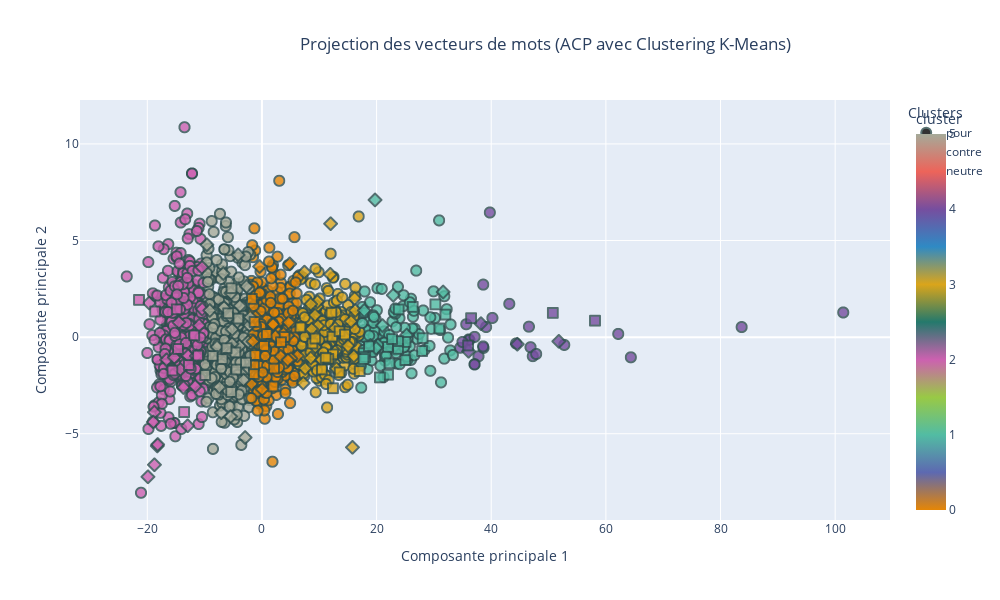

Source (notebook cell):
### Code cell
import plotly.express as px
from sklearn.decomposition import PCA
from sklearn.preprocessing import StandardScaler
from sklearn.cluster import KMeans

# Normalisation des vecteurs
scaler = StandardScaler()
vectors_normalized = scaler.fit_transform(proposition_vectors)

# Réduction des vecteurs à 2 dimensions (ACP)
pca = PCA(n_components=2)
word_vectors_2d = pca.fit_transform(vectors_normalized)

# Appliquer le clustering K-Means
n_clusters = 6  
kmeans = KMeans(n_clusters=n_clusters, random_state=42)
cluster = kmeans.fit_predict(word_vectors_2d)
data['cluster'] = cluster

# Préparer les données pour le graphique
df1 = pd.DataFrame(word_vectors_2d, columns=['PC1', 'PC2'])
df1['propositions'] = data['Proposition']  # Ajouter les propositions correspondantes
df1['cluster'] = cluster
df1['cluster'] = kmeans.labels_  # Ajouter les labels des clusters
df1['vote'] = data['Catégorie']
df1['proposition_vectors'] = data['mean_vector']
# Créer le graphique interactif
fig = px.scatter(
    df1, 
    x='PC1', 
    y='PC2',
    symbol = 'vote',
    color='cluster',  # Utiliser les clusters pour la coloration
    hover_name='propositions',  # Afficher le mot lors du survol
    title="Projection des vecteurs de mots (ACP avec Clustering K-Means)",
    labels={'PC1': 'Composante principale 1', 'PC2': 'Composante principale 2','vote':'Avis des citoyens'},
    color_continuous_scale=px.colors.qualitative.Vivid,  # Choisir une palette de couleurs
    category_orders={"cluster": [str(i) for i in range(n_clusters)]},
    width = 1000,
    height = 600
)

# Personnaliser les points
fig.update_traces(marker=dict(size=10, opacity=0.8, line=dict(width=2, color='DarkSlateGrey')))

# Ajouter un titre pour la légende des clusters
fig.update_layout(
    legend_title="Clusters",
    title_x=0.3  # Centrer le titre
)


# Afficher le graphique
fig.show()

#df1.to_csv("D:/Gbaki 2A/Projet statistique/propositions_clusters.csv", index=False)

### Figure 1 — Plotly figure (JSON) as saved in the notebook; plotly's stock layout.template omitted (floating-point values rounded to 4 significant figures; data arrays with more than 128 entries replaced by an {"elided": "..."} marker saying what was removed)
{"data": [{"hovertemplate": "<b>%{hovertext}</b><br><br>Avis des citoyens=pour<br>Composante principale 1=%{x}<br>Composante principale 2=%{y}<br>cluster=%{marker.color}<extra></extra>", "hovertext": {"elided": "1736 str values"}, "legendgroup": "pour", "marker": {"color": {"elided": "1736 int values"}, "coloraxis": "coloraxis", "line": {"color": "DarkSlateGrey", "width": 2}, "opacity": 0.8, "size": 10, "symbol": "circle"}, "mode": "markers", "name": "pour", "showlegend": true, "type": "scattergl", "x": {"elided": "1736 float values"}, "xaxis": "x", "y": {"elided": "1736 float values"}, "yaxis": "y"}, {"hovertemplate": "<b>%{hovertext}</b><br><br>Avis des citoyens=contre<br>Composante principale 1=%{x}<br>Composante principale 2=%{y}<br>cluster=%{marker.color}<extra></extra>", "hovertext": ["Il faut raccourcir les vacances scolaires pour introduire des activités culturelles et sportives", "Il faut un remboursement total ou partielle des licences de sport par la sécurité social ", "Il faut transformer 3h de travail (sur les 35h) en 3h de sport obligatoire au travail", "Il faut interdire les JO qui sont profondément discriminants : les billets et logements sont hors de prix pour la majorité des gens", "Il faut être obligé d'adhérer à une association pendant les études (sportive, artistique...) et s'inspirer des usa", "Il faut faciliter l'accès au clubs et associations en remboursant par la sécurité sociale et les mutuelles les abonnements ou licences", "Il faut instaurer des heures de sport obligatoires dans les entreprises.", "Il faut une prise en charge par la sécurité sociale des adhésions dans les clubs et associations sportives avec un contrôle de présence", "Il faut que cela soit rembourser au moins en partie, par le sécurité sociale, ou une aide conséquente par l'employeur", "Il faut le rendre obligatoire à l'école, après la classe : 1 heure par jour a minima. Et idem pour les adultes après le travail ", "Il faudrait que les smartphones se bloquent après une heure d'utilisation et se débloquent après 10 minutes d'activité.", "Il faut annuler les JO et utiliser l'argent pour des équipements de proximité et des encadrants payés correctement", "Il faut des clubs gratuits. ", "Il faut interdire les jeux olympiques : c’est polluants et réservés à une élite bourgeoise. ", "Il faut faciliter l'accès aux clubs ou associations sportives en remboursant par la sécurité sociale et les mutuelles les abonnements", "Il faut imposer sur les 35 heures qu’il y ait une heure de sport financé par les employeurs sur le temps de travail.", "Il faut que les entreprises, associations, sociétés, etc. rendent obligatoire une activité sportive 30 minutes par jour", "Il faut s’inspirer du système militaire avec la mise en place de la pratique sportive sur le temps de travail.", "Il faut rembourser par la CPAM les inscriptions à des clubs de sport. Des personnes sportives sont des personnes en meilleur santé", "Il faut une participation financière pour ceux qui font leurs trajets quotidiens a vélo (sauf VAE car ils bénéficient déjà d'aide a l'achat)", "Il faut récompenser financièrement les Français qui font 10 000 pas/jour système points, tickets ciné resto etc ou à partir d'un nbre de pas", "Il faut rendre le sport obligatoire. 2H/semaine payées par l'Etat via carte numérique activable à partir de 30 min sport.", "Il faut rendre les activités physiques remboursées par la sécurité sociale.", "Il faut mettre en place un échauffement matinal physique tous les matins pour toutes la population", "Il faut démocratiser la pratique sportive sur les lieux de travail des gens en instaurant une pause de 2h entre midi et deux.", "Il faut des écrans publicitaires ou l’on peut voir défiler diverses pratiques sportives, leurs bienfaits, sous fond musical, dans la rue. ", "Il faut initier la mise en forme collective dans les entreprises, le matin avant de prendre son poste et le soir avant de partir", "Il faut 1 abonnement gratuit/an à un club de sport ou d'activité physique de son choix.", "Il faut passer à des semaines de 32h et à des week-ends de 3 jours", "Il faut empêcher les gens de travailler dimanche et ouvrir les installations sportives pour la pratique du sport", "Il faut pouvoir payer son ticket de bus en faisant 20 squats, comme à Cluj (Roumanie) ? Bus gratuit pour les personnes handicapées/âgées.", "Il faut pour les emplois non physiques une heure de sport le matin avant la prise de poste.", "Il faut que les massages (chinois, thaï) puissent être pris en charge au même titre que l'ostéopathie. Bénéfique pour la récupération/stress", "Il faut construire dans tous les quartiers urbains et villages des piscines publiques naturelles, dans des serres végétales, à eau recyclée", "Il faut développer des \"cours de sport en plein air nocturnes\" avec des équipements lumineux.", "Il faut à partir de 40 ans une participation de la sécurité sociale pour une pratique sportive dans un club", "Il faut élargir massivement les possibilités de nager en site naturel toute l’année et en accès libre (lacs, canaux, etc.).", "Il faut allier salle de sports et jeux vidéos, rendre cela ludique !", "Il faut initier les français aux jeux sportifs en réalité virtuelle et équiper les établissements de type EPHAD.", "Il faut rémunérer les sportifs qui participent à des événements de promotion du sport dans les communes ou les régions", "Il faut renforcer les incitations aux pratiques sportives pour la santé par un crédit d'impôts plafonné pour l'emploi d'un coach", "Il faut que les collectivités financent des coachs qui aident les familles volontaires à améliorer leur comportement (activité, repas…).", "Il faut retirer les parkings de dépose des enfants proches écoles-collèges, pour redonner l'autonomie des déplacements à pieds ou vélo.", "Il faut stopper les jeux olympiques, c'est une hérésie !", "Il faut que ce soit obligatoire pour les enfant de 5 à 12 ans d'être inscrit dans une association afin de pratiquer une activité physique", "Il faut sacraliser le sport au collège et lycée, avec un coef fort et noter la performance autant que la démonstration d'esprit d'équipe.", "Il faut moins de restriction vestimentaire pour les pratiques en compétition tant que cela nuit pas à la discipline elle même ex : voile", "Il faut une application qui permettrait de gagner du temps d’écran en échange d’activité physique que les parents programmeraient. ", "Il faut créer des créneaux horaires réservés aux activités sportives dans les parcs.", "Il faut que le coup de l'activité sportive puisse être prise en charge/remboursée par l'employeur, la sécurité sociale", "Il faut arrêter de confondre sport et activité physique, l'un est une absurdité délétère, l'autre est indispensable.", "Il faut obliger chaque club à avoir une équipe handisport pour chaque activité", "Il faut supprimer/diminuer les remboursements des médicaments des personnes qui pourraient se soigner grâce à l'activité physique.", "Il faut valoriser les notes des élèves sportifs (extra-scolaire) afin de motiver les autres à la pratique régulière d’un sport en fédération", "Il faut proposer aux magasins de sport des rayons pour des articles de pratique sportive, promotion permanente annuelle", "Il faut la rendre obligatoire afin de beneficier de soins médicaux", "Il faut des collaborations avec des influenceurs pour promouvoir un mode de vie actif.", "Il faut créer des défis sportifs basés sur les réseaux sociaux pour encourager la participation en ligne et hors ligne.", "Il faut rendre les inscriptions gratuites dans les clubs de sport en compensant cette gratuité par des subventions publiques", "Il faut que les éducateurs sportifs soient remboursés par la sécurité sociale.", "Il faut proposer un prix littéraire pour récompenser les livres pour apprendre un sport ou pour avoir une activité physique.", "Il faut inciter fiscalement à prendre un coach sportif personnel", "Il faut permettre aux employeurs de payer mieux ceux qui sont actifs en sport que les sédentaires.Des employés en forme sont plus avantageux", "Il faut donner une place aux transidentités au sein du sport et intégrer ce sujet dans l’ensemble des réflexions liées au sport", "Il faut payer une nounou aux familles monoparentales pour libérer du temps au parent pour pratiquer une activité sportive, 1fois par semaine", "Il faut interdire tous les véhicules à moteur et supprimer des places de parking dans les centres villes pour inciter les citoyens à marcher", "Il faut faire des zones défis au travail: chaise contre le mur, panier basket...", "Il faut taxer lourdement les loisirs statiques (jeux vidéo, streaming etc) pour inciter à choisir des loisirs sportifs, et financer ceux ci.", "Il faut inscrire la pratique d’une activité physique quotidienne dans la Constitution", "Il faut mettre en place des programmes de réalité virtuelle pour découvrir de nouveaux sports.", "Il faut faire dans les rues et les parcs des sortes de chasses aux trésors et collecter ainsi des bons de reductions, places de concerts...", "Il faut interdire les jeux olympiques, surtout en France.", "Il faut créer des bornes de pointage dans les villes pour la marche à pied mesurant les distances et encourageant les progrès", "Il faut rendre gratuits les places aux JO pour les licenciés", "Il faut imposer à l’entreprise du sport dans le temps de travail ! Il faut accepter de déjeuner en travaillant pour libérer la pause !", "Il faut donner une prime CPAM en proportion du nombre d’heures de sport mensuelles. Grâce à une appli gérée par le ministère de la Santé", "Il faut lever l’interdiction du port du voile dans les fédérations françaises", "Il faut en faire un campagne national : faire des affiches géantes avec des personnes saines physiquement", "Il faut supprimer du vocabulaire le mot sport qui correspond à un abrutissement et le remplacer par activité physique.", "Il faut que les dirigeants montrent l'exemple : médiatiser les activités sportives des politiques, journalistes et autres personnalités", "Il faut pénaliser les déplacements courts en voiture.", "Il faut encourager l'installation d'une innovation : la première machine à café qui fait tapis de course", "Il faut proposer un apéro sportif après un footing entre proches et voisins", "Il faut réduire le volume des retransmissions des sports dans les medias (tv, radio, internet) pour ne pas figer les auditeurs chez eux", "Il faut mettre en place des jeux vidéo interactifs qui récompensent les activités physiques réelles.", "Il faut que les flashmobs se généralisent et deviennent les nouvelles façons de prendre l'apéritif après le travail.", "Il faut interdire l’arrêt et le stationnement à moins d’un kilomètre des établissements scolaires.", "Il faut du temps et par conséquent favoriser un 100% télétravail", "Il faut changer les équipes de haut niveau et les membres des fédérations dès lors qu’il n’y a eu aucune qualification olympique", "Il faut vérifier le passif judiciaire des jeunes qui accèdent à sport études notamment pour le football.", "Il faut supprimer les cotisations obligatoires des fédérations sportives.", "Il faut favoriser les réunions non formelles au sein de l'entreprise en invitant les conjoints pour des thés ou dîners dansants.", "Il faut interdire les sports non écologiques comme le ski et la formule 1", "Il faut que tout le monde prennent des trotinettes ou des vélos électriques c'est bon pour la planète.", "Il faut offrir 1 ou 2 jours de CP, payés par l’Etat, à qui le souhaite, pendant les JO, pour regarder les épreuves et susciter des vocations", "Il faut interdire toutes les demandes de certificats médicaux que ce soit pour les clubs, les professionnels et les compétitions.", "Il faut augmenter les cotisations sociales de ceux qui ne s'inscrive dans aucun sport. ", "Il faut augmenter le prix des carburants pour inciter à aller à pied (au moins partiellement). Pas à vélo! A pied!", "Il faut augmenter les cotisations sociales des non-sportifs. Ils coutent plus cher à la sécu, c'est à eux de payer.", "Il faut adopter un chien ça fera à minima 45 minutes de marche 3 fois par jour", "Il faut pouvoir exclure tout membre d’une fédération qui n’est pas au résultat et éviter qu’il reprenne sa place", "Il faut réduire le nombre d'arrêt de bus en ville pour obliger la marche, un pour 500m semble juste.", "Il faut inciter les Français à s'équiper de montres connectées pour les stimuler à bouger et atteindre des (petits) objectifs quotidiens.", "Il faut encourager les garçons à s'inscrire dans un club de football ou de rugby."], "legendgroup": "contre", "marker": {"color": [1, 3, 1, 3, 1, 2, 5, 2, 5, 2, 5, 5, 2, 5, 2, 5, 5, 5, 5, 5, 1, 0, 2, 5, 0, 3, 0, 2, 3, 2, 5, 5, 1, 0, 2, 5, 3, 3, 3, 3, 3, 0, 3, 2, 2, 1, 0, 5, 0, 2, 2, 3, 3, 5, 3, 1, 2, 3, 2, 2, 0, 5, 5, 5, 2, 3, 3, 5, 2, 0, 3, 5, 5, 5, 0, 1, 3, 5, 4, 3, 3, 1, 1, 4, 3, 3, 4, 3, 0, 1, 0, 3, 4, 0, 3, 0, 5, 2, 0, 5, 3, 5, 0, 3], "coloraxis": "coloraxis", "line": {"color": "DarkSlateGrey", "width": 2}, "opacity": 0.8, "size": 10, "symbol": "diamond"}, "mode": "markers", "name": "contre", "showlegend": true, "type": "scattergl", "x": [21.02, 15.79, 19.72, 12.61, 25.26, -18.26, -6.746, -12.96, -5.465, -10.47, -4.043, -3.907, -18.77, -6.136, -18.19, -9.611, -6.616, -4.154, -2.936, -2.18, 23.28, 4.527, -18.76, -5.533, -0.4111, 9.751, 1.947, -13.71, 9.648, -10.43, -2.209, -9.109, 19.92, 2.95, -16.64, -7.091, 16.28, 12.2, 15.02, 8.793, 8.51, -1.842, 9.68, -12.87, -15.29, 18.94, 3.74, -5.206, 2.335, -18.96, -14.24, 10.37, 13.02, -5.231, 9.266, 17.84, -11.43, 7.549, -11.63, -19.89, 3.276, -5.503, -5.182, -3.849, -10.95, 14.35, 16.17, -2.406, -14.49, -1.135, 8.666, -7.838, -5.41, -4.287, 4.839, 20.23, 7.204, -7.405, 36.05, 12.76, 8.526, 31.6, 22.91, 44.54, 12.76, 7.413, 38.21, 11.98, 6.181, 19.92, 5.064, 11.91, 51.79, 4.662, 9.314, 4.53, -3.216, -19.66, 0.03282, -2.697, 15.54, -2.046, -1.564, 16.03], "xaxis": "x", "y": [0.6006, -5.702, 7.101, -1.3, 0.1089, -5.632, 3.294, -4.587, -4.109, 3.613, 0.9247, -0.4549, -3.887, -0.8144, -5.557, 4.783, 1.533, 4.257, -5.197, 0.6189, -0.44, 0.09169, -6.605, 1.056, 3.655, 0.5815, 0.6549, -2.607, 1.584, 1.45, -1.645, 1.38, -0.4649, 0.2454, -1.172, -3.911, 1.379, -1.071, -0.4574, -0.2705, -1.082, -2.42, 1.835, -0.9647, -1.048, -0.4271, 0.1806, 0.4042, 0.0445, -4.395, -1.674, -1.174, -1.633, -0.3451, 1.144, 1.378, -0.9714, -1.622, -2.541, -7.23, -0.9923, -0.8381, -0.7439, 1.618, 0.6117, 0.036, 2.002, -0.2435, 0.7708, 1.047, 0.4143, -0.5085, 2.276, 0.7996, 3.789, -0.3995, -2.378, -2.587, -0.733, -0.752, 1.703, 2.335, 2.17, -0.3645, 0.4587, 3.365, 0.6975, 5.871, -0.9673, -0.5733, -1.113, 3.253, -0.2178, 0.7595, -0.5096, -1.182, -2.216, 1.764, -2.698, 2.626, 0.8067, 1.03, -0.2215, -0.978], "yaxis": "y"}, {"hovertemplate": "<b>%{hovertext}</b><br><br>Avis des citoyens=neutre<br>Composante principale 1=%{x}<br>Composante principale 2=%{y}<br>cluster=%{marker.color}<extra></extra>", "hovertext": ["Il faut créer des challenges sportifs tous les mois et une compétition entre participants ce qui motivera encore plus.", "Il faut proposer des \"flash mobs sportifs\" dans les lieux publics pour encourager la spontanéité.", "Il faut interdire aux mairies de fermer un gymnase aux heures de nuit uniquement pour économiser de l’électricité !", "Il faut que les profs de sport officient dans les clubs ! Le sport scolaire se concentre sur les enfants ne faisant pas (encore) de sport.", "Il faut développer des activités physiques douces : yoga de chaise, et aide financière pour vélo d'appartement", "Il faut aller au boulot en velo", "Il faut créer le ministère de la culture populaire, qui intègrera aussi l'APSA Activité Physique Sportive Artistique, différente de l'EPS.", "Il faut inventer les apéros sportifs ! On se retrouve dans une ambiance conviviale avec des voisins et proches autour d’une collation", "Il faut reconnaître les coachs sportifs ou coach en nutrition comme des professionnels de santé", "Il faut un sport axé sur la communauté où ses membres sont impliqués dans les décisions, favorisant plus de démocratie participative", "Il faut un centre \"thermal\" accessible dans chaque département pour les personnes âgées ou ayant des douleurs avec des kinés", "Il faut éviter volontairement de se faire aider dans la mesure du possible et s'obliger à faire soi-même pour entretenir son corps.", "Il faut que le double projet d'un.e SHN soit réellement pris en compte par les DTN et CTN", "Il faut régulièrement évaluer les actions des CTN", "Il faut que les SHN listés aient les mêmes avantages notamment dans les Creps (accès aux services médicaux et psycho)", "Il faut faciliter la vie de nos SHN au collège prévoir des heures prof pour le rattrapage après compétition. ", "Il faut faire la promotion d'applications comme HelloSport.", "Il faut soutenir les applications comme weward et surtout que l'état propose une application du style car - de gens dans les hôpitaux.", "Il faut proposer des APPN dans toutes les écoles et pas seulement au sein des QPV pour faire aimer le sport de plein air", "Il faut que le département puisse payer les entraîneurs en fonction du nombre de licenciés (ce qui en entraînera une hausse)", "Il faut voir qu'il y a l'offre tremplin strict à 11 séances en Maison Sport Santé. Mais une PMR à vie n'a pas accès à un sport normal après.", "Il faut lutter contre l'insuffisance de financement pérenne des MSS afin de sécuriser leur modèle éco déjà très fragilisé par l'offre privée", "Il faut donner une note de difficultés d'une activité physique et du niveau. Cela existe pour des activités comme le trekking.", "Il faut renforcer les MSS car elles ont l'obligation de sensibiliser et promouvoir l'activité physique. Promouvoir une nouvelle culture", "Il faut tracer simplement sur le sol les lignes délimitant les terrains de sport de tous les sports olympiques pour faire du air-sport.", "Il faut faire payer le montant des adhésions à un club sportif (en Sport Adapté, en sport loisirs ou en Sport compétition)", "Il faut créer sur les montres connectées une activité \"Trajet sans voiture\" qui compte la distance totale parcourue et aussi les pas.", "Il faut être plus présent dans les salles", "Il faut modifier les conditions d’accès aux fonctions d’entraîneurs de haut niveau et non plus laisser le statut de la fonction publique", "Il faut prendre exemple sur l’Education Scolaire qui est mise en place aux États unis sur le sport.", "Il faut pouvoir traiter des demandes en activité physique qui n'ont pas trouvé d'offre.", "Il faut promouvoir les activités connectées", "Il faut non un cours de tennis des tables de ping-pong, moins onéreux et plus ludique", "Il faut mettre à disposition une fiche simple indiquant la chronologie pour la création d'une association sport santé", "Il faut que les EAPAS, Enseignants en Activité Physique Adaptée de Santé Licence et Master STAPS APAS soient conventionnés.", "Il faut accompagner la structuration, l’outillage et la montée en compétences des organisations de l’écosystème", "Il faut aider financièrement le SHN afin de lui permettre de se déplacer sur les compét et d'assurer son avenir ", "Il faut systématiser la conduite de mesures d’impacts des projets et des politiques sportives, pour objectiver les bénéfices pour la société", "Il faut une compétition mondiale pour réunir les peuples sur une ville sur cette belle planète tout en respectant notre terre", "Il faut voir du coté des \"Contrat Local de Santé\" portés pas les Communautés de communes et l'ARS", "Il faut imposer un principe clair de subsidiarité des compétences entre les différents acteurs institutionnels du sport", "Il faut des spots publicitaires pour tout public.", "Il faut intégrer 1 journée collective sport obligatoire au sein de chaque fonction publique et autres administrations ", "Il faut utiliser les applications mobiles qui permettent de mettre les amateurs en relation. ex : l’application « Potesport »", "Il faut un outil moderne et géré pour démocratiser le privilège d'assister à ce rendez-vous sportif des J.O. Des professionnels aussi.", "Il faut des structures nationales au fonctionnement moins coûteux et plus adaptées aux besoins de formation de cadres en régions.", "Il faut communiquer sur l'existence de l'enseignant en activité physique adaptée, profession spécifique à la pratique physique et la santé.", "Il faut développer les séances de sport par internet, qu'on puisse les faire avec des amis en direct, ou ensuite en différé: c'est top !", "Il faut nécessairement rendre les activités physiques plus attrayantes en les fusionnant avec des activités artistiques, par exemple.", "Il faut que l'animation des activités physiques adaptées de santé soit associée à la médiation culturelle et scientifique.", "Il faut soutenir des applications comme Smatchy qui aident à rendre le sport pour tous accessibles gratuitement", "Il faut permettre aux parents d’initier leurs enfants aux sports sans les clubs ou fédérations. Juste pouvoir louer l’espace ou terrain.", "Il faut créer des \"parcours sportifs mystères\" où les participants découvrent l'activité au dernier moment.", "Il faut ouvrir des campus universitaires", "Il faut encourager les filles à s'inscrire dans un club de football ou de rugby.", "Il faut couvrir le plus grand nombre de terrains de pétanque pour permettre cette activité ludique et intergénérationnelle toute l'année !", "Il faut créer un groupe de même niveau qui se motive les uns les autres ...", "Il faut développer et encourager le concept de \"Walking meeting\" dans les secteurs où il peut être mis en place.", "Il faut créer des associations pour les personnes intéressées et faire des publicités sur la télé et sur les réseaux sociaux", "Il faut organiser des compétitions sportives par tranches d'âges entre villes puis entre départements et enfin entre régions.", "Il faut leur dire que ça éveille en nous des substances naturelles au moins aussi puissantes que toutes les drogues ou alcools réunis", "Il faut aménager des latrines à proximité des lieux de passage piétons et des deux roues.", "Il faut que chaque acteur public puisse analyser son budget et créer un budget primitif sensible au genre dans le sport", "Il faut que les clubs de sport pour les enfants ne proposent plus de créneaux le mercredi mais le soir et le weekend", "Il faut construire des praticables couverts pour favoriser la pratique ensemble de pratiques artistiques.", "Il faut couvrir le maximum de terrains de sport ,y compris pour la pétanque, quand le foncier est rare  (pour les jours de pluie)", "Il faut pratiquer un sport collectivement  jusqu'à 90 ans dans chaque quartier ou village. ", "Il faut offrir avantages fiscaux, financiers (impôts, mutuelles...) proportionnels aux gains dont la société profite de la part des sportifs", "Il faut proposer plus de jeux de piste comme les mozaïques space invaders, pokemon, geocaching..."], "legendgroup": "neutre", "marker": {"color": [1, 2, 1, 0, 5, 2, 0, 4, 5, 3, 3, 3, 1, 1, 0, 2, 1, 3, 5, 3, 2, 3, 3, 0, 3, 0, 1, 1, 0, 5, 5, 3, 1, 0, 2, 3, 3, 4, 1, 5, 1, 1, 0, 1, 4, 0, 5, 3, 5, 1, 5, 2, 1, 1, 1, 0, 2, 0, 1, 3, 4, 1, 2, 3, 5, 1, 5, 1, 2], "coloraxis": "coloraxis", "line": {"color": "DarkSlateGrey", "width": 2}, "opacity": 0.8, "size": 10, "symbol": "square"}, "mode": "markers", "name": "neutre", "showlegend": true, "type": "scattergl", "x": [25.05, -14.87, 32.0, 3.957, -4.639, -21.44, 3.317, 58.1, -4.486, 12.12, 10.45, 12.28, 28.04, 26.31, 0.3653, -11.81, 21.98, 8.8, -5.896, 9.299, -15.63, 6.702, 12.4, -1.401, 13.57, 1.98, 23.73, 17.74, 0.835, -4.124, -8.587, 17.05, 18.01, -1.16, -13.57, 12.38, 11.58, 35.96, 23.73, -9.9, 22.25, 30.25, -1.761, 18.66, 36.49, 2.123, -2.781, 11.12, -6.857, 21.99, -5.368, -12.76, 27.94, 22.7, 25.0, -1.423, -14.64, -1.282, 20.58, 13.55, 50.74, 23.86, -11.14, 14.49, -5.313, 30.94, -6.176, 17.71, -18.63], "xaxis": "x", "y": [-0.2482, 1.44, 1.167, 0.005873, -0.7892, 1.929, -0.2638, 0.8514, -1.679, 1.263, -1.675, 0.02119, -0.05505, 1.568, -0.4535, 0.09224, -0.5077, -0.3314, 1.235, -0.07077, -1.731, 0.5042, -0.8904, -1.47, -1.821, -2.552, -0.6067, -0.8305, 0.1613, 0.9609, -0.9693, -1.759, -1.032, -0.9258, -3.879, -2.645, -1.129, -0.4299, -0.2049, -1.964, -1.353, 1.697, 1.984, -0.472, 0.981, -1.629, -1.322, -1.067, -1.14, -1.946, -2.838, -1.445, -0.7188, -0.1022, -1.192, -1.913, -0.6119, 0.7856, -2.085, 0.304, 1.256, 1.432, -0.954, 0.1307, 2.532, 0.446, -0.5726, -1.134, 1.327], "yaxis": "y"}], "layout": {"coloraxis": {"colorbar": {"title": {"text": "cluster"}}, "colorscale": [[0, "rgb(229, 134, 6)"], [0.1, "rgb(93, 105, 177)"], [0.2, "rgb(82, 188, 163)"], [0.3, "rgb(153, 201, 69)"], [0.4, "rgb(204, 97, 176)"], [0.5, "rgb(36, 121, 108)"], [0.6, "rgb(218, 165, 27)"], [0.7, "rgb(47, 138, 196)"], [0.8, "rgb(118, 78, 159)"], [0.9, "rgb(237, 100, 90)"], [1, "rgb(165, 170, 153)"]]}, "height": 600, "legend": {"title": {"text": "Clusters"}, "tracegroupgap": 0}, "title": {"text": "Projection des vecteurs de mots (ACP avec Clustering K-Means)", "x": 0.3}, "width": 1000, "xaxis": {"anchor": "y", "domain": [0, 1], "title": {"text": "Composante principale 1"}}, "yaxis": {"anchor": "x", "domain": [0, 1], "title": {"text": "Composante principale 2"}}}}
